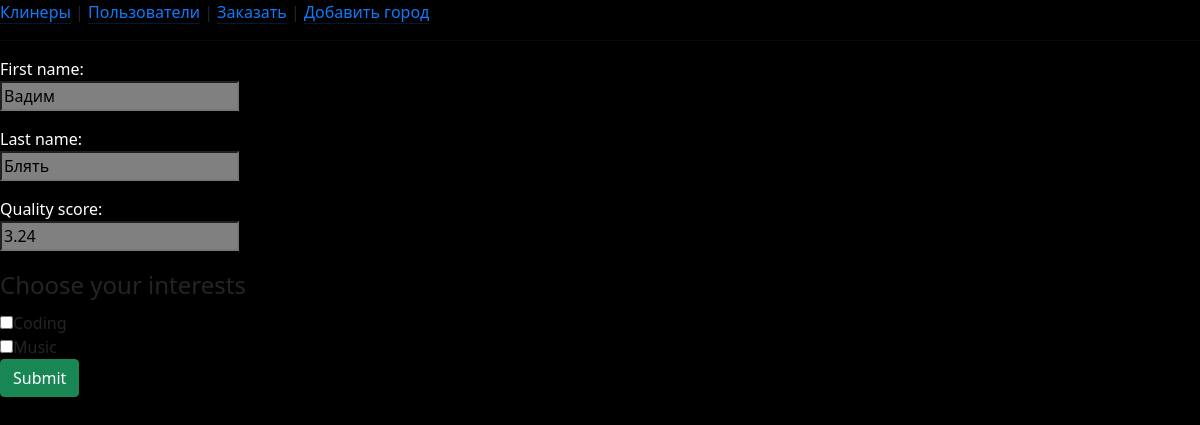
Page /cleaners/edit/1 on the committed database.
### cleaners/models.py (models this page shows)
class Cleaner(models.Model):
    first_name = models.CharField(max_length=100)
    last_name = models.CharField(max_length=100)
    quality_score = models.DecimalField(max_digits=5, decimal_places=2)
    city = models.CharField(max_length=100, default="")
    other_city = models.CharField(max_length=100, default="")

### cleaners/views.py (the view)
# urls.py: re_path(r'^edit/(?P<pk>\d+)$', CleanerUpdate.as_view(), name='edit'),
class CleanerUpdate(UpdateView):
    model = Cleaner
    success_url = reverse_lazy('cleaners:list')
    fields = ['first_name', 'last_name', 'quality_score']

### cleaners/templates/cleaners/cleaner_form.html (shortened to what this page needs)
{% extends "base.html" %}

### templates/base.html (shortened to what this page needs)
{% load static %}

### rows in the picture
Cleaner: first_name "Вадим", last_name "Блять", quality_score "3.24"
